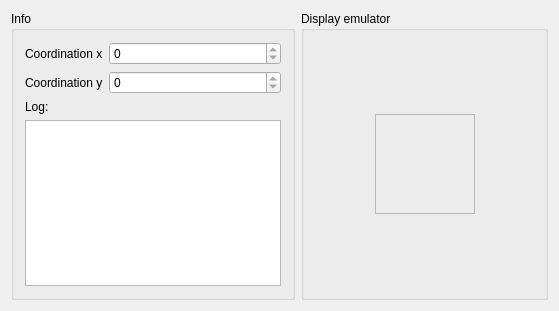
<?xml version="1.0" encoding="UTF-8"?>
<ui version="4.0">
 <class>MainWindow</class>
 <widget class="QMainWindow" name="MainWindow">
  <property name="geometry">
   <rect>
    <x>0</x>
    <y>0</y>
    <width>559</width>
    <height>311</height>
   </rect>
  </property>
  <property name="windowTitle">
   <string>MainWindow</string>
  </property>
  <widget class="QWidget" name="centralWidget">
   <layout class="QVBoxLayout" name="verticalLayout">
    <item>
     <layout class="QHBoxLayout" name="horizontalLayout">
      <item>
       <widget class="QGroupBox" name="groupBox_2">
        <property name="minimumSize">
         <size>
          <width>280</width>
          <height>235</height>
         </size>
        </property>
        <property name="title">
         <string>Info</string>
        </property>
        <layout class="QVBoxLayout" name="verticalLayout_2">
         <item>
          <layout class="QFormLayout" name="formLayout_2">
           <property name="fieldGrowthPolicy">
            <enum>QFormLayout::AllNonFixedFieldsGrow</enum>
           </property>
           <item row="0" column="0">
            <widget class="QLabel" name="label">
             <property name="text">
              <string>Coordination x</string>
             </property>
            </widget>
           </item>
           <item row="1" column="0">
            <widget class="QLabel" name="label_2">
             <property name="text">
              <string>Coordination y</string>
             </property>
            </widget>
           </item>
           <item row="0" column="1">
            <widget class="QSpinBox" name="spinX">
             <property name="readOnly">
              <bool>true</bool>
             </property>
             <property name="maximum">
              <number>9999</number>
             </property>
            </widget>
           </item>
           <item row="1" column="1">
            <widget class="QSpinBox" name="spinY">
             <property name="readOnly">
              <bool>true</bool>
             </property>
             <property name="maximum">
              <number>9999</number>
             </property>
            </widget>
           </item>
          </layout>
         </item>
         <item>
          <widget class="QLabel" name="label_3">
           <property name="text">
            <string>Log:</string>
           </property>
          </widget>
         </item>
         <item>
          <widget class="QTextBrowser" name="textBrowser"/>
         </item>
        </layout>
       </widget>
      </item>
      <item>
       <widget class="QGroupBox" name="groupBox">
        <property name="title">
         <string>Display emulator</string>
        </property>
        <layout class="QGridLayout" name="gridLayout">
         <item row="1" column="0">
          <spacer name="horizontalSpacer">
           <property name="orientation">
            <enum>Qt::Horizontal</enum>
           </property>
           <property name="sizeHint" stdset="0">
            <size>
             <width>40</width>
             <height>20</height>
            </size>
           </property>
          </spacer>
         </item>
         <item row="1" column="1">
          <widget class="QDisplay" name="display">
           <property name="minimumSize">
            <size>
             <width>100</width>
             <height>100</height>
            </size>
           </property>
           <property name="frameShape">
            <enum>QFrame::StyledPanel</enum>
           </property>
           <property name="frameShadow">
            <enum>QFrame::Raised</enum>
           </property>
          </widget>
         </item>
         <item row="1" column="2">
          <spacer name="horizontalSpacer_2">
           <property name="orientation">
            <enum>Qt::Horizontal</enum>
           </property>
           <property name="sizeHint" stdset="0">
            <size>
             <width>40</width>
             <height>20</height>
            </size>
           </property>
          </spacer>
         </item>
         <item row="2" column="1">
          <spacer name="verticalSpacer">
           <property name="orientation">
            <enum>Qt::Vertical</enum>
           </property>
           <property name="sizeHint" stdset="0">
            <size>
             <width>20</width>
             <height>40</height>
            </size>
           </property>
          </spacer>
         </item>
         <item row="0" column="1">
          <spacer name="verticalSpacer_2">
           <property name="orientation">
            <enum>Qt::Vertical</enum>
           </property>
           <property name="sizeHint" stdset="0">
            <size>
             <width>20</width>
             <height>40</height>
            </size>
           </property>
          </spacer>
         </item>
        </layout>
       </widget>
      </item>
     </layout>
    </item>
   </layout>
  </widget>
 </widget>
 <layoutdefault spacing="6" margin="11"/>
 <customwidgets>
  <customwidget>
   <class>QDisplay</class>
   <extends>QFrame</extends>
   <header>qdisplay.h</header>
   <container>1</container>
  </customwidget>
 </customwidgets>
 <resources/>
 <connections/>
</ui>
